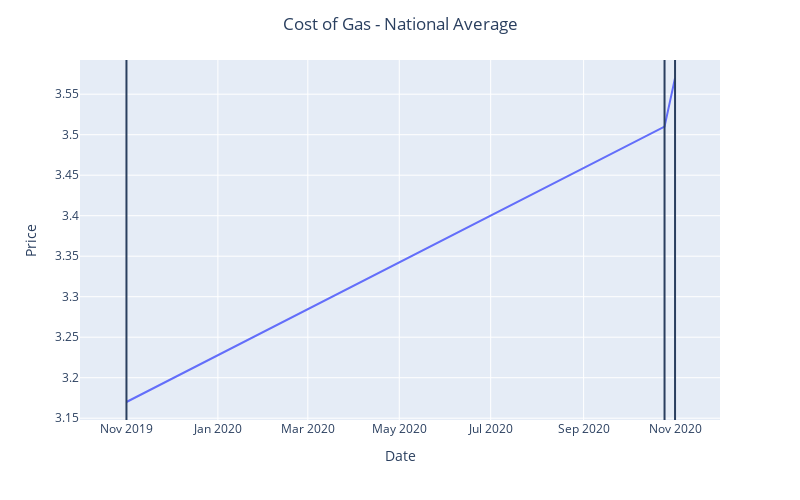

Here is the notebook cell this chart was saved with:
### Code cell
fig = px.line(DF,x='date',y='cost')



fig.update_layout(title='Cost of Gas - National Average',
                  title_x=0.5,
                  xaxis_title="Date",
                  xaxis_range=["2019-10-01", "2020-12-01"],
                  yaxis_title="Price",
                  autosize=False,
                  width=800,
                  height=500)

fig.add_vline(x="2019-11-01")
fig.add_vline(x="2020-10-25")
fig.add_vline(x="2020-11-01")


fig.show()

### Figure 1 — Plotly figure (JSON) as saved in the notebook; plotly's stock layout.template omitted (floating-point values rounded to 4 significant figures)
{"data": [{"hovertemplate": "date=%{x}<br>cost=%{y}<extra></extra>", "legendgroup": "", "line": {"color": "#636efa", "dash": "solid"}, "marker": {"symbol": "circle"}, "mode": "lines", "name": "", "orientation": "v", "showlegend": false, "type": "scatter", "x": ["2019-11-01", "2020-10-25", "2020-11-01"], "xaxis": "x", "y": [3.17, 3.51, 3.57], "yaxis": "y"}], "layout": {"autosize": false, "height": 500, "legend": {"tracegroupgap": 0}, "margin": {"t": 60}, "shapes": [{"type": "line", "x0": "2019-11-01", "x1": "2019-11-01", "xref": "x", "y0": 0, "y1": 1, "yref": "y domain"}, {"type": "line", "x0": "2020-10-25", "x1": "2020-10-25", "xref": "x", "y0": 0, "y1": 1, "yref": "y domain"}, {"type": "line", "x0": "2020-11-01", "x1": "2020-11-01", "xref": "x", "y0": 0, "y1": 1, "yref": "y domain"}], "title": {"text": "Cost of Gas - National Average", "x": 0.5}, "width": 800, "xaxis": {"anchor": "y", "domain": [0, 1], "range": ["2019-10-01", "2020-12-01"], "title": {"text": "Date"}, "type": "date"}, "yaxis": {"anchor": "x", "autorange": true, "domain": [0, 1], "range": [3.148, 3.592], "title": {"text": "Price"}, "type": "linear"}}}
